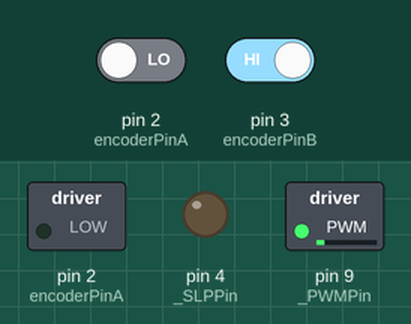
Recording of a sketch running on a simulated Arduino Uno, built with avr-gcc and run on an emulated ATmega328P. On the bench: switched loads named in the sketch (green lamp = pin HIGH), output pins drawn as LEDs (lit = HIGH). Inputs (shaded band) come from the test bench; at power-on: pin 2 (encoderPinA) LOW, pin 3 (encoderPinB) HIGH. What the sketch prints to the serial monitor is not drawn.

Above: at 0.1 s.
Timing chart, 0 to 1.6 s (numbered marks = the images above):
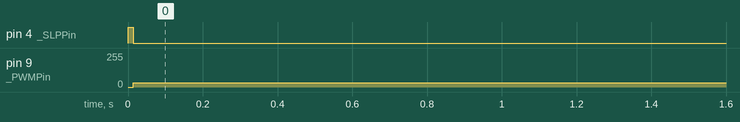

Measured:
- by itself, pin 9 (_PWMPin): 0/255 → 32/255 at 0.01 s

The sketch:

moduARM.ino
```cpp
#define encoderPinA 2
#define encoderPinB 3
volatile int encoderPosition = 0;
float previousAngle = 0.0;
float encoderAngle = 0.0;
#include "G2MotorDriver.h"
#include "PID_v1.h"
G2MotorDriver24v13 md;
float encoderSpeed = 0.0;
long startTime = 0;
long currentTime = 0;
long timeWindow = 0;
int totalPulses = 0;
volatile int duration = 0;
volatile bool Direction = true;
volatile byte encoder0PinALast;
int angle = 0;
float rpm = 0.0;
float theta = 0.0;
float theta_dot = 0.0;
double Setpoint, Input, Output;

void doEncoderA()
{
    if (digitalRead(encoderPinA) == HIGH)
    {

        if (digitalRead(encoderPinB) == LOW)
            encoderPosition++; // CW
        else
            encoderPosition--; // CCW
    }
    else
    {
        if (digitalRead(encoderPinB) == HIGH)
            encoderPosition++; // CW
        else
            encoderPosition--; // CCW
    }
}
void doEncoderB()
{
    if (digitalRead(encoderPinB) == HIGH)
    {
        if (digitalRead(encoderPinA) == HIGH)
            encoderPosition++; // CW
        else
            encoderPosition--; // CCW
    }
    else
    {
        if (digitalRead(encoderPinA) == LOW)
            encoderPosition++; // CW
        else
            encoderPosition--; // CCW
    }
}

void setup()
{
    Serial.begin(115200);

    // Motor driver
    md.init();
    md.Wake();
    md.calibrateCurrentOffset();
    delay(10);
    md.Sleep();

    pinMode(encoderPinA, INPUT);
    pinMode(encoderPinB, INPUT);
    attachInterrupt(digitalPinToInterrupt(2), doEncoderA, CHANGE);
    attachInterrupt(digitalPinToInterrupt(3), doEncoderB, CHANGE);
}

void loop()
{

    md.setSpeed(50);
    // Serial.println(startTime);

    if (millis() - startTime > 1000)
    {
        encoderAngle = (((encoderPosition) * 360) / 17280);
        Serial.println("Theta = ");
        Serial.print(encoderAngle);
        Serial.println(" deg");
        encoderSpeed = (encoderAngle - previousAngle);
        Serial.println("Theta_Dot = ");
        Serial.print(encoderSpeed);
        // currentTime = millis();
        // timeWindow = (currentTime - startTime);
        // Serial.println("");
        // Serial.println(timeWindow);
        previousAngle = encoderAngle;
        startTime = millis();
    }

    // while (millis() > 20) {
    // }
    // There is 4 pulses per step
    // Encoder has 64 steps per revolution
    // Gearbox ratio is 1:270
}
```

main.cpp
```cpp
#include "G2MotorDriver.h"
#include "PID_v1.h"

#define encoderPinA 2
#define encoderPinB 3

G2MotorDriver24v13 md(7, 9, 4, 6, 0); // DIRPin, PWMPin, SLPPin, FLTPin, CSPin

volatile int encoderPosition = 0;
float previousAngle = 0.0;
float encoderAngle = 0.0;
float encoderSpeed = 0.0;
float rpm = 0.0;
float theta = 0.0;
float theta_dot = 0.0;
int angle = 0;

long startTime = 0;
long currentTime = 0;
long timeWindow = 0;
int totalPulses = 0;

double setpoint, input, output;
// double Kp = 0.3, Ki = 0.75, Kd = 0.3;
double Kp = 0.1, Ki = 0.3, Kd = 0.0;

PID myPID(&input, &output, &setpoint, Kp, Ki, Kd, DIRECT);
bool positionControlMode = true;
float targetPosition = 0.0;
float targetSpeed = 0.0;
unsigned long lastPIDTime = 0;
unsigned long pidInterval = 5;
float currentSpeed = 0.0;
long lastSpeedTime = 0;
int lastEncoderPosition = 0;

// Hard angle limits
float minAngle = -90.0;  // Minimum angle in degrees
float maxAngle = 90.0;   // Maximum angle in degrees
bool angleLimitsEnabled = false;

void doEncoderA()
{
  if (digitalRead(encoderPinA) == HIGH)
  {
    if (digitalRead(encoderPinB) == LOW)
      encoderPosition++;  // CW
    else
      encoderPosition--;  // CCW
  }
  else
  {
    if (digitalRead(encoderPinB) == HIGH)
      encoderPosition++;  // CW
    else
      encoderPosition--;  // CCW
  }
}
void doEncoderB()
{
  if (digitalRead(encoderPinB) == HIGH)
  {
    if (digitalRead(encoderPinA) == HIGH)
      encoderPosition++;  // CW
    else
      encoderPosition--;  // CCW
  }
  else
  {
    if (digitalRead(encoderPinA) == LOW)
      encoderPosition++;  // CW
    else
      encoderPosition--;  // CCW
  }
}

void setup()
{
  Serial.begin(115200);

  // Motor driver
  md.init();
  md.Wake();
  md.calibrateCurrentOffset();
  delay(10);
  // md.Sleep();

  pinMode(encoderPinA, INPUT);
  pinMode(encoderPinB, INPUT);
  attachInterrupt(digitalPinToInterrupt(2), doEncoderA, CHANGE);
  attachInterrupt(digitalPinToInterrupt(3), doEncoderB, CHANGE);

  myPID.SetMode(AUTOMATIC);
  myPID.SetOutputLimits(-300, 300);
  myPID.SetSampleTime(pidInterval);

  // Initialize setpoint to current position
  setpoint = 0.0;

  lastPIDTime = millis();
  lastSpeedTime = millis();
  lastEncoderPosition = encoderPosition;

  Serial.println("setup complete!");
}
void calcSpeed()
{
  unsigned long currentTime = millis();
  unsigned long dt = currentTime - lastSpeedTime;

  if (dt >= 10)  // Calculate speed every 10ms for PID input freshness
  {
    long deltaPulses = encoderPosition - lastEncoderPosition;
    float deltaAngle = (deltaPulses * 360.0) / 17280.0;
    currentSpeed = (deltaAngle * 1000.0) / dt;
    lastEncoderPosition = encoderPosition;
    lastSpeedTime = currentTime;
  }
}
void updatePID()
{
  encoderAngle = fmod((encoderPosition * 360.0) / 17280.0 + 360.0, 360.0);
  calcSpeed();

  if (positionControlMode)
  {
    input = encoderAngle;

    // Calculate signed error with wrap-around
    float error = setpoint - input;
    if (error > 180) error -= 360;
    if (error < -180) error += 360;

    // Check if close enough to target (within 2 degrees)
    if (abs(error) < 5.0)
    {
      output = 0;  // Stop output when settled
      // md.setSpeed(0);
    }
    else
    {
      myPID.Compute();
    }
  }
  else
  {
    input = currentSpeed;
    myPID.Compute();
  }

  // Apply hard angle limits using direction pin logic
  int finalSpeed = constrain(output, -400, 400);

  if (angleLimitsEnabled)
  {
    // Enforce hard angle limits
    if (encoderAngle <= minAngle && finalSpeed < 0)
    {
      // At minimum angle, prevent counterclockwise motion
      finalSpeed = 0;
    }
    else if (encoderAngle >= maxAngle && finalSpeed > 0)
    {
      // At maximum angle, prevent clockwise motion
      finalSpeed = 0;
    }
  }

  md.setSpeed(finalSpeed);
}
void processSerialCommands()
{
  if (Serial.available())
  {
    char cmd = Serial.read();

    if (cmd == 'p')
    {
      float pos = Serial.parseFloat();
      targetPosition = pos;
      positionControlMode = true;
      setpoint = targetPosition;
      Serial.print("Position mode - Target: ");
      Serial.print(targetPosition);
      Serial.println(" degrees");
      while (Serial.available() && Serial.peek() != '\n') Serial.read();  // Clear buffer
    }
    else if (cmd == 's')
    {
      float speed = Serial.parseFloat();
      targetSpeed = speed * (244.44/400.0); // deg / sec
      positionControlMode = false;
      setpoint = targetSpeed * (400.0/244.44);
      Serial.print("Speed mode - Target: ");
      Serial.print(targetSpeed);
      Serial.println(" deg/sec");
      while (Serial.available() && Serial.peek() != '\n') Serial.read();  // Clear buffer
    }
    else if (cmd == 'k')
    {
      char param = Serial.read();
      float value = Serial.parseFloat();

      if (param == 'p')
      {
        Kp = value;
        myPID.SetTunings(Kp, Ki, Kd);
        Serial.print("Kp set to: ");
        Serial.println(Kp);
      }
      else if (param == 'i')
      {
        Ki = value;
        myPID.SetTunings(Kp, Ki, Kd);
        Serial.print("Ki set to: ");
        Serial.println(Ki);
      }
      else if (param == 'd')
      {
        Kd = value;
        myPID.SetTunings(Kp, Ki, Kd);
        Serial.print("Kd set to: ");
        Serial.println(Kd);
      }
      while (Serial.available() && Serial.peek() != '\n') Serial.read();  // Clear buffer
    }
    else if (cmd == 'l')
    {
      char param = Serial.read();
      float value = Serial.parseFloat();

      if (param == 'n')
      {
        minAngle = value;
        Serial.print("Min angle limit set to: ");
        Serial.println(minAngle);
      }
      else if (param == 'x')
      {
        maxAngle = value;
        Serial.print("Max angle limit set to: ");
        Serial.println(maxAngle);
      }
      else if (param == 'e')
      {
        angleLimitsEnabled = (value != 0);
        Serial.print("Angle limits ");
        Serial.println(angleLimitsEnabled ? "ENABLED" : "DISABLED");
      }
      while (Serial.available() && Serial.peek() != '\n') Serial.read();  // Clear buffer
    }
  }
}

void loop()
{
  processSerialCommands();  // Process incoming serial commands

  unsigned long currentTime = millis();

  // Serial.println(startTime);
  if (currentTime - lastPIDTime >= pidInterval)
  {
    updatePID();
    lastPIDTime = currentTime;

    // Debug output every 100ms
    static unsigned long lastDebugTime = 0;
    if (currentTime - lastDebugTime >= 100)
    {
      Serial.print("mode: ");
      Serial.print(positionControlMode ? "POS" : "SPD");
      Serial.print(" | setpoint: ");
      Serial.print(setpoint);
      Serial.print(" | input: ");
      Serial.print(input);
      Serial.print(" | output: ");
      Serial.print(output);
      Serial.print(" | position: ");
      Serial.print(encoderAngle);
      Serial.print("° | speed: ");
      Serial.print(currentSpeed);
      Serial.print("°/s | limits: [");
      Serial.print(minAngle);
      Serial.print(", ");
      Serial.print(maxAngle);
      Serial.print("] ");
      Serial.println(angleLimitsEnabled ? "(ON)" : "(OFF)");
      lastDebugTime = currentTime;
    }
  }
}
```

G2MotorDriver.cpp
```cpp
/**
 * G2MotorDriver.cpp - Library for controlling a G2 MotorDriver.
 * Created by Walt Sorensen, March 23, 2019.
**/

#include "Arduino.h"
#include "G2MotorDriver.h"

boolean G2MotorDriver::_flip = false;

// Constructors
G2MotorDriver::G2MotorDriver()
{
    // Pin Map
    _DIRPin = 2;
    _PWMPin = 9; // default PWM on Timer 1 for Uno all other boards or pins need to be mapped
    _SLPPin = 4;
    _FLTPin = 6;
    _CSPin  = A0;
}

G2MotorDriver::G2MotorDriver(
            unsigned char DIRPin, //INA1,
            unsigned char PWMPin,
            unsigned char SLPPin,
            unsigned char FLTPin, //EN1DIAG1,
            unsigned char CSPin)
{
    // Pin Map
    _DIRPin = DIRPin;
    _PWMPin = PWMPin;
    _SLPPin = SLPPin;
    _FLTPin = FLTPin;
    _CSPin  = CSPin;
}

// Public Methods
void G2MotorDriver::init()
{
    // Define pinMode for the pins
    pinMode(_DIRPin, OUTPUT);
    pinMode(_PWMPin, OUTPUT);
    pinMode(_SLPPin, OUTPUT);
    pinMode(_FLTPin, INPUT_PULLUP); // Output is driven low when a fault has occurred INPUT_PULLUP where HIGH means the sensor is off, and LOW means the sensor is on
    pinMode(_CSPin, INPUT);

    // Set the frequency for timer1.
    #ifdef G2MOTORDRIVER_TIMER1_AVAILABLE
    if (_PWMPin == _PWM_TIMER1_PIN_A || _PWMPin == _PWM_TIMER1_PIN_B)
    {
        /**
         * Timer 1 Phase-Correct PWM configuration
         * prescaler: clockI/O / 1
         * outputs enabled
         * phase-correct PWM
         * top of 400
         *
         * PWM frequency calculation
         * 16MHz / 1 (prescaler) / 2 (phase-correct) / 400 (top) = ~20kHz
         *
         * The Timer/Counter Control Registers TCCRnA and TCCRnB hold the main control bits for the timer.
        **/
        TCCR1A = 0b10100000;
        TCCR1B = 0b00010001;
        ICR1 = 400;
    }
    #endif
}

// Set speed for motor 1, speed is a number betwenn -400 and 400
void G2MotorDriver::setSpeed(int speed)
{
    unsigned char reverse = 0;

    if (speed < 0)
    {
        speed = -speed;  // Make speed a positive quantity
        reverse = 1;  // Preserve the direction
    }

    if (speed > 400)  // Max PWM dutycycle
        speed = 400;

    #ifdef G2MOTORDRIVER_TIMER1_AVAILABLE
    if (_PWMPin == _PWM_TIMER1_PIN_A)
    {
        // PWM timer counts from 0 to OCRnA the timer top limit (i.e. value of output compare register A) representing a duty cycle
        OCR1A = speed;
    }
    else if (_PWMPin == _PWM_TIMER1_PIN_B)
    {
        // PWM timer counts from 0 to OCRnB the timer top limit (i.e. value of output compare register B) representing a duty cycle
        OCR1B = speed;
    }
    else
    {
        analogWrite(_PWMPin, speed * 51 / 80); // map 400 to 255
    }
    #else
        analogWrite(_PWMPin, speed * 51 / 80); // map 400 to 255
    #endif

    if (reverse ^ _flip) // flip if speed was negative or _flip setting is active, but not both
    {
        digitalWrite(_DIRPin, HIGH); // DIRPin is high, current will flow from OUTA to OUTB
    }
    else
    {
        digitalWrite(_DIRPin, LOW); // DIRPin is low, current will flow from OUTB to OUTA.
    }
}

void G2MotorDriver::flip(boolean flip)
{
    G2MotorDriver::_flip = flip;
}

// Brake motor, brake is a number between 0 and 400
void G2MotorDriver::setBrake(int brake)
{
    // normalize brake
    if (brake < 0)
    {
        brake = -brake;
    }

    if (brake > 400)  // Max brake
        brake = 400;
        digitalWrite(_DIRPin, LOW);

    #ifdef G2MOTORDRIVER_TIMER1_AVAILABLE
    if (_PWMPin == _PWM_TIMER1_PIN_A)
    {
        OCR1A = brake;
    }
    else if (_PWMPin == _PWM_TIMER1_PIN_B)
    {
        OCR1B = brake;
    }
    else
    {
        analogWrite(_PWMPin, brake * 51 / 80); // map 400 to 255
    }
    #else
        analogWrite(_PWMPin, brake * 51 / 80); // map 400 to 255
    #endif
}

// Set voltage offset of Motor current reading at 0 speed.
void G2MotorDriver::calibrateCurrentOffset()
{
    setSpeed(0);
    Wake();
    delay(1);
    G2MotorDriver::_currentOffset = getCurrentReading();
}

unsigned int G2MotorDriver::getCurrentReading()
{
    return analogRead(_CSPin);
}

// Return motor current value in milliamps.
unsigned int G2MotorDriver::getCurrentMilliamps(int gain)
{
    /**
      * 5V / 1024 ADC counts / gain mV per A
      * The 24v13 results in 122 mA per count.
      * The 18v17, and 24v21 results in 244 mA per count.
      * The 18v25 results in 488 mA per count.
    **/
    unsigned int mAPerCount = 5000000/1024/gain;
    int reading = (getCurrentReading() - G2MotorDriver::_currentOffset);

    if (reading > 0)
    {
        return reading * mAPerCount;
    }

    return 0;
}

// Return error status for motor
unsigned char G2MotorDriver::getFault()
{
    return !digitalRead(_FLTPin);
}

// Put the motor driver to sleep
void G2MotorDriver::Sleep()
{
    digitalWrite(_SLPPin, LOW); // SLPPin must be driven logic low to disable the driver putting it to sleep.
}

// Wake up the motor driver
void G2MotorDriver::Wake()
{
    digitalWrite(_SLPPin, HIGH); // SLPPin must be driven logic High to enable the driver and waking it up.
    delay(1);  // The driver require a maximum of 1ms to elapse time when brought out of sleep mode.
}

// Return current value in milliamps for 18v17 version.
unsigned int G2MotorDriver18v17::getCurrentMilliamps()
{
    int gainValue = 20;
    return G2MotorDriver::getCurrentMilliamps(gainValue);
}

// Return current value in milliamps for 18v25 version.
unsigned int G2MotorDriver18v25::getCurrentMilliamps()
{
    int gainValue = 10;
    return G2MotorDriver::getCurrentMilliamps(gainValue);
}

// Return current value in milliamps for 24v13 version.
unsigned int G2MotorDriver24v13::getCurrentMilliamps()
{
    int gainValue = 40;
    return G2MotorDriver::getCurrentMilliamps(gainValue);
}

// Return current value in milliamps for 24v21 version.
unsigned int G2MotorDriver24v21::getCurrentMilliamps()
{
    int gainValue = 20;
    return G2MotorDriver::getCurrentMilliamps(gainValue);
}
```

Source omitted: G2MotorDriver.h (5233 bytes)
